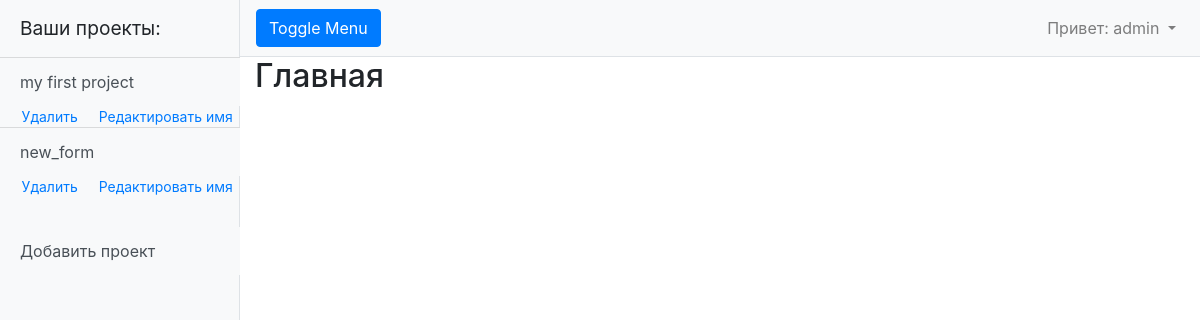
The app's page / (signed in), older data.
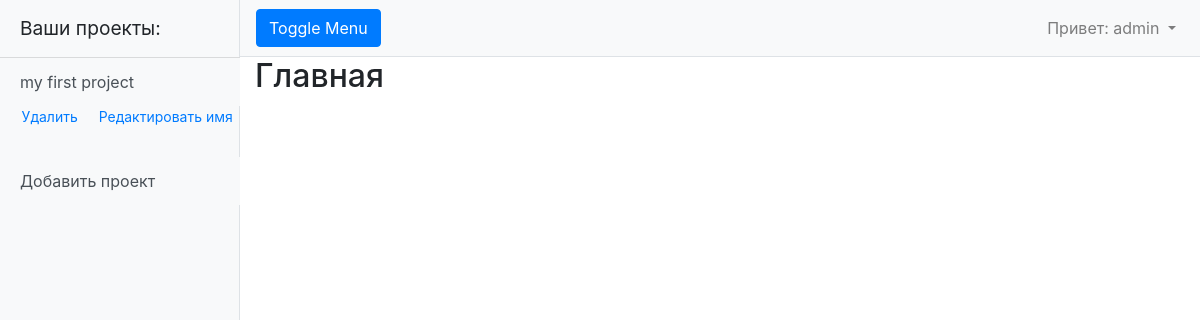
The same page, newer data.
### myapp/models.py (models this page shows, shortened)
class Data(models.Model):
    month = 'M'
    FIELD = [
        (month, 'ежемесячные данные'),
    ]
    project = models.ForeignKey(Project, on_delete=models.CASCADE)
    project_type = models.CharField(max_length=1, choices=FIELD, default='M')
    data = models.TextField(default='0 0 0 0 0 0 0 0 0 0 0 0')
    begin_heating = models.DateField(default=f'{datetime.now().year - 1}-10-15')
    end_heating = models.DateField(default=f'{datetime.now().year}-04-15')
    coef = models.FloatField(default=1.1)

class Project(models.Model):
    user = models.ForeignKey(User, on_delete=models.CASCADE)
    project_name = models.CharField(max_length=255, unique=True)
    project_date_creation = models.DateTimeField(auto_now_add=True)

### myapp/views.py (the view)
# urls.py: path('', IndexView.as_view()),
class IndexView(ListView):
    model = Data
    template_name = 'index.html'
    context_object_name = 'project'
    def get_context_data(self, **kwargs):
        context = super().get_context_data(**kwargs)
        context['a_project'] = Data.objects.filter(project__user__username=self.request.user)
        return context

### templates/index.html (shortened to what this page needs)
{% extends 'default.html' %}
{% block content %}
    <h2>Главная</h2>
{% endblock content%}

### templates/default.html (shortened to what this page needs)
{% load static %}
<!DOCTYPE html>
<html lang="en">
<head>
    <link href="{% static 'vendor/bootstrap/css/bootstrap.min.css' %}" rel="stylesheet ">
    <link href="{% static 'css/simple-sidebar.css' %}" rel="stylesheet">
    <link href="{% static 'my_style.css' %}" rel="stylesheet">
    <link href="{% static 'style_for_graph' %}" rel="stylesheet">
</head>
<body>
  <div class="d-flex" id="wrapper">
    <div class="bg-light border-right" id="sidebar-wrapper" style="max-width: 240px;">
      <div class="sidebar-heading">Ваши проекты:</div>
      <div class="list-group list-group-flush">
          {% if user.is_authenticated %}
              {% for project in a_project %}
                  <a href="/projects/{{ project.id }}" class="list-group-item list-group-item-action bg-light" style="border-width: 1px 0 0;">{{ project.project.project_name }}</a>
                  <div class="div-del-ed">
                    <a class="" style="margin-left: 0; font-size: 14px" href="/delete/{{ project.project.id }}">Удалить</a>
                    <a class="" style="margin-left: 0; font-size: 14px" href="/create_project/{{ project.project.id }}">Редактировать имя</a>
                  </div>
              {% endfor %}
              <a href="/create_project" class="list-group-item list-group-item-action bg-light" style="margin-top: 30px;">Добавить проект</a>
          {% else %}
              <p class="list-group-item">Здесь будут отображаться ваши проекты </p>
          {% endif %}
      </div>
    </div>
    <div id="page-content-wrapper">
      <nav class="navbar navbar-expand-lg navbar-light bg-light border-bottom">
        <button class="btn btn-primary" id="menu-toggle">Toggle Menu</button>
        <div class="collapse navbar-collapse" id="navbarSupportedContent">
          <ul class="navbar-nav ml-auto mt-2 mt-lg-0">
            {% if user.is_authenticated %}
              <li class="nav-item dropdown">
                <a class="nav-link dropdown-toggle" href="#" id="navbarDropdown" role="button" data-toggle="dropdown" aria-haspopup="true" aria-expanded="false">
                  <span>Привет: {{ user.username }}</span>
                </a>
              </li>
            {% endif %}
          </ul>
        </div>
      </nav>
      <div class="container-fluid">
        {% block content %}{% endblock content %}
      </div>
    </div>
  </div>
</body>
</html>

Row changes from the older to the newer data that the page shows:
removed Data: project.project_name "new_form"
